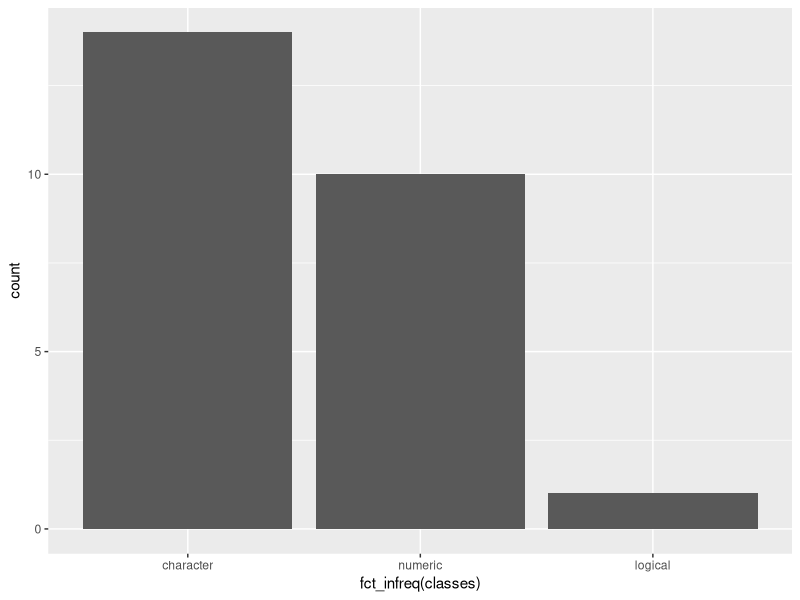

The R source for this figure:
############################
#### COMPRAS ESTATALES #####
############################

library(tidyverse)

compras <- readr::read_csv("Csv/comprasEstatales.csv")
# all.equal(compras$X1, seq(0, dim(compras)[1]-1, 1))
# comentario: revisar parseo....hay cosas raras (por ejemplo `@id_compra` es character)

# Variable classes
tibble(
   variables = names(sapply(compras, class)),
   classes = sapply(compras, class)) %>% 
   ggplot() +
   geom_bar(aes(fct_infreq(classes)))


compras %>% 
   mutate(`@fecha_compra` = lubridate::dmy(`@fecha_compra`),
          `@id_compra` = as.numeric(`@id_compra`)) %>% 
   select(`@id_compra`, everything()) %>% 
   filter(is.na(`@id_compra`))

id_compra <- as.numeric(compras$`@id_compra`)
pudo_parsear <- NULL
for (i in 1:dim(compras)[1]) {
   if (is.na(id_compra)[i] == TRUE) {
      pudo_parsear[i] <- "No"
   }
   else {
      pudo_parsear[i] <- "Yes"
   }
}
table(pudo_parsear)





#################################
##### FIN DE LA PROGRAMACIÓN ####
#################################